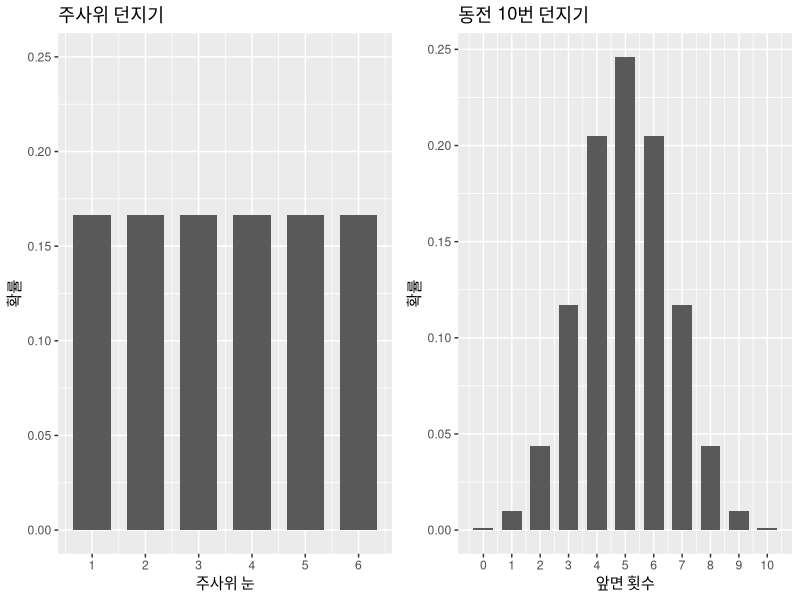
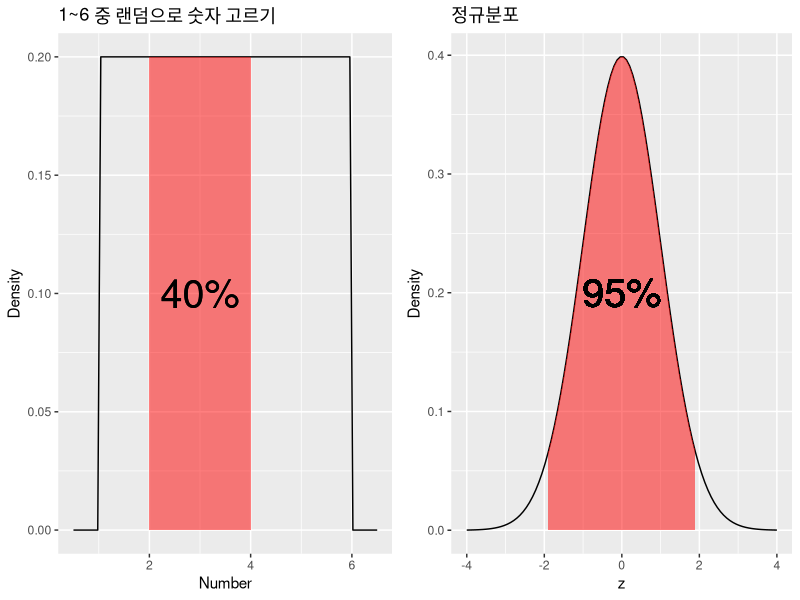
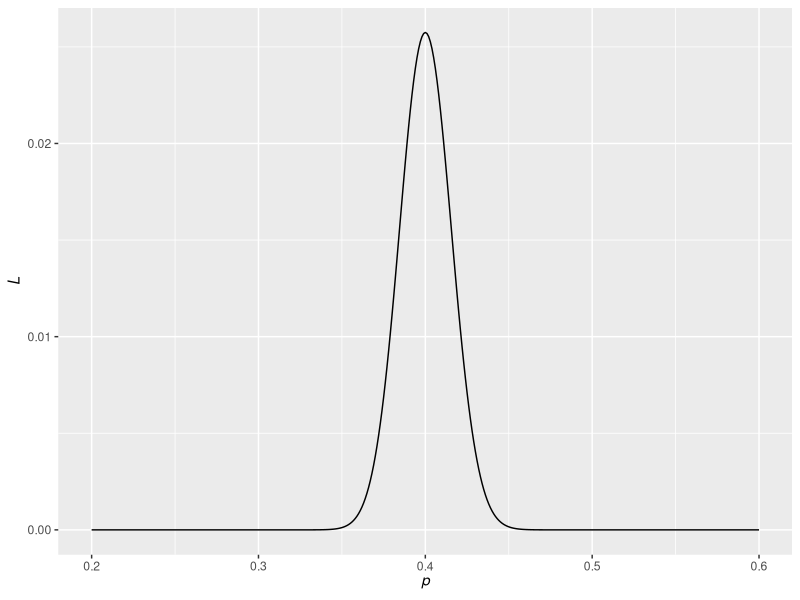
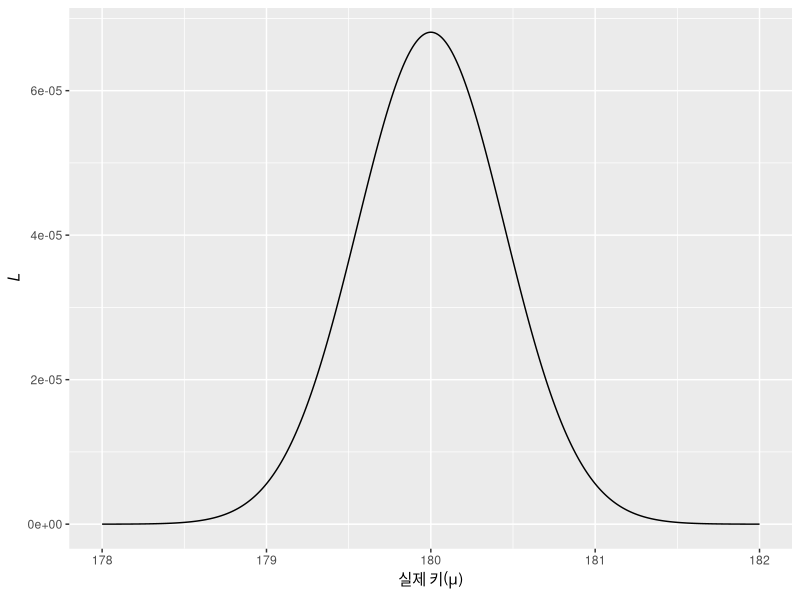

Write R code to recreate these figures, in order.
## ---- chunk 1
library(ggplot2);library(gridExtra)
n=0:10
f1=data.frame(n=1:6,p=rep(1/6,6))
f2=data.frame(n,p=dbinom(n,10,0.5))
g1=ggplot(f1,aes(n,p))+geom_bar(stat = "identity",width=0.7)+xlab("주사위 눈")+ylab("확률")+scale_x_continuous(breaks=1:6)+ylim(0,0.25)+ggtitle("주사위 던지기")
g2=ggplot(f2,aes(n,p))+geom_bar(stat = "identity",width=0.7)+xlab("앞면 횟수")+ylab("확률")+scale_x_continuous(breaks=0:10)+ggtitle("동전 10번 던지기")
grid.arrange( g1, g2, ncol=2)
## ---- chunk 2
z=seq(-4, 4, length=100)
f3=data.frame(z, p=dnorm(z))
g3=ggplot(f3,aes(z,p))+geom_line()+xlab("z")+ylab("Density")+ggtitle("정규분포")+ geom_ribbon(data=subset(f3, z>-1.96 & z<1.96),aes(x=z,ymax=p),ymin=0,fill="red", alpha=0.5)+geom_text(data = NULL, x = 0, y = 0.2, label = "95%",size=10)
g4= ggplot(data.frame(x=c(0.5,6.5)), aes(x=x)) + stat_function(fun=dunif, args=list(min = 1, max = 6), colour="black") + ggtitle("1~6 중 랜덤으로 숫자 고르기")+geom_ribbon(aes(x=c(2,4),ymin=0, ymax=1/5),fill="red",alpha=0.5)+geom_text(data = NULL, x = 3, y = 0.1, label = "40%",size=10)+xlab("Number")+ylab("Density")
grid.arrange(g4,g3,ncol=2)
## ---- chunk 3
p=seq(0.2,0.6,0.001)
L=choose(1000,400)*p^400*(1-p)^600
ggplot(data.frame(p,L),aes(p,L))+geom_line()+xlab(expression(italic(p)))+ylab(expression(italic(L)))
## ---- chunk 4
mu=seq(178,182,0.01)
L=1/sqrt(2*pi)^5 * exp(-((mu-178)^2+(mu-179)^2++(mu-180)^2+(mu-181)^2++(mu-182)^2)/2)
ggplot(data.frame(mu,L),aes(mu,L))+geom_line()+xlab(expression(paste("실제 키(",mu,")",sep="")))+ylab(expression(italic(L)))
